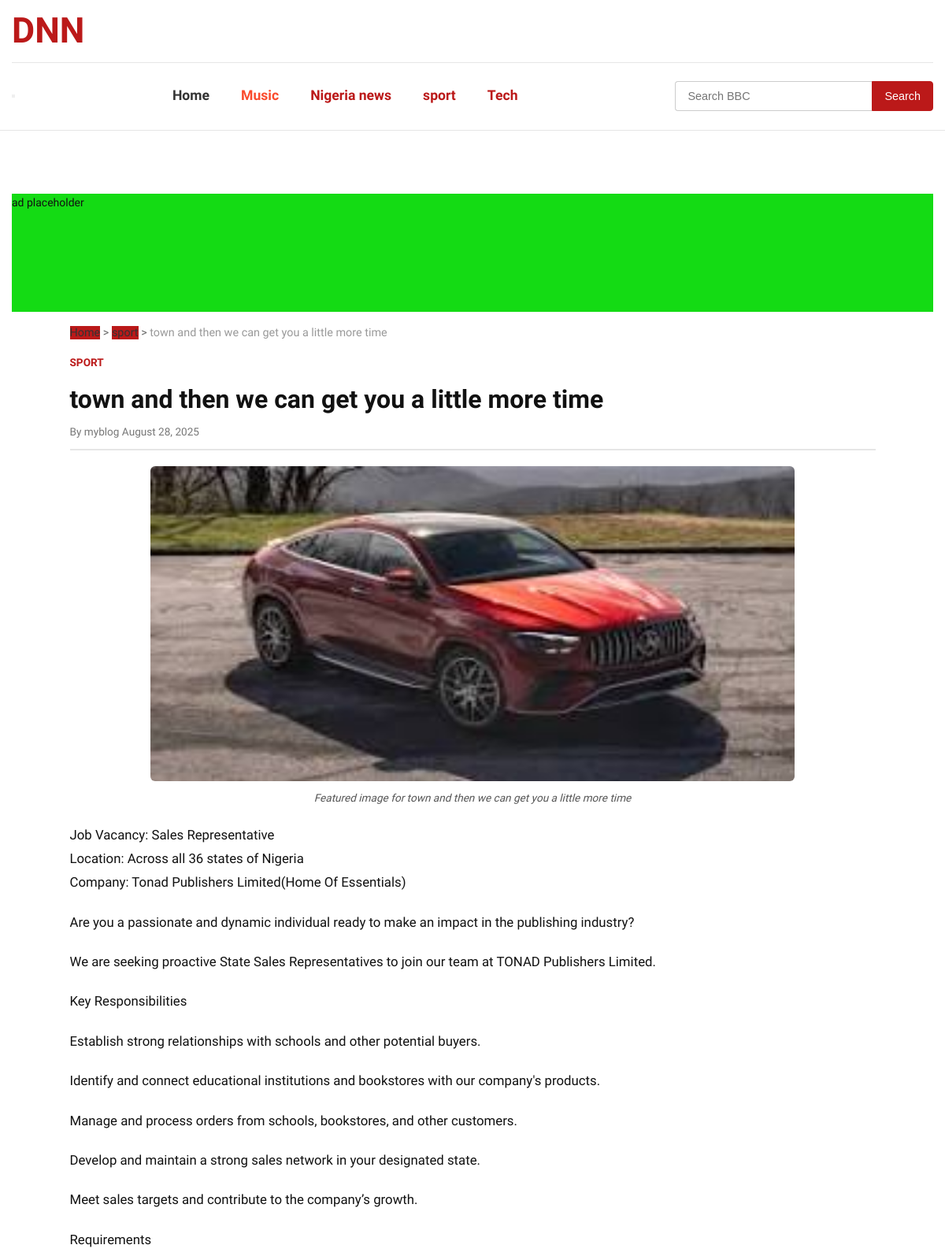
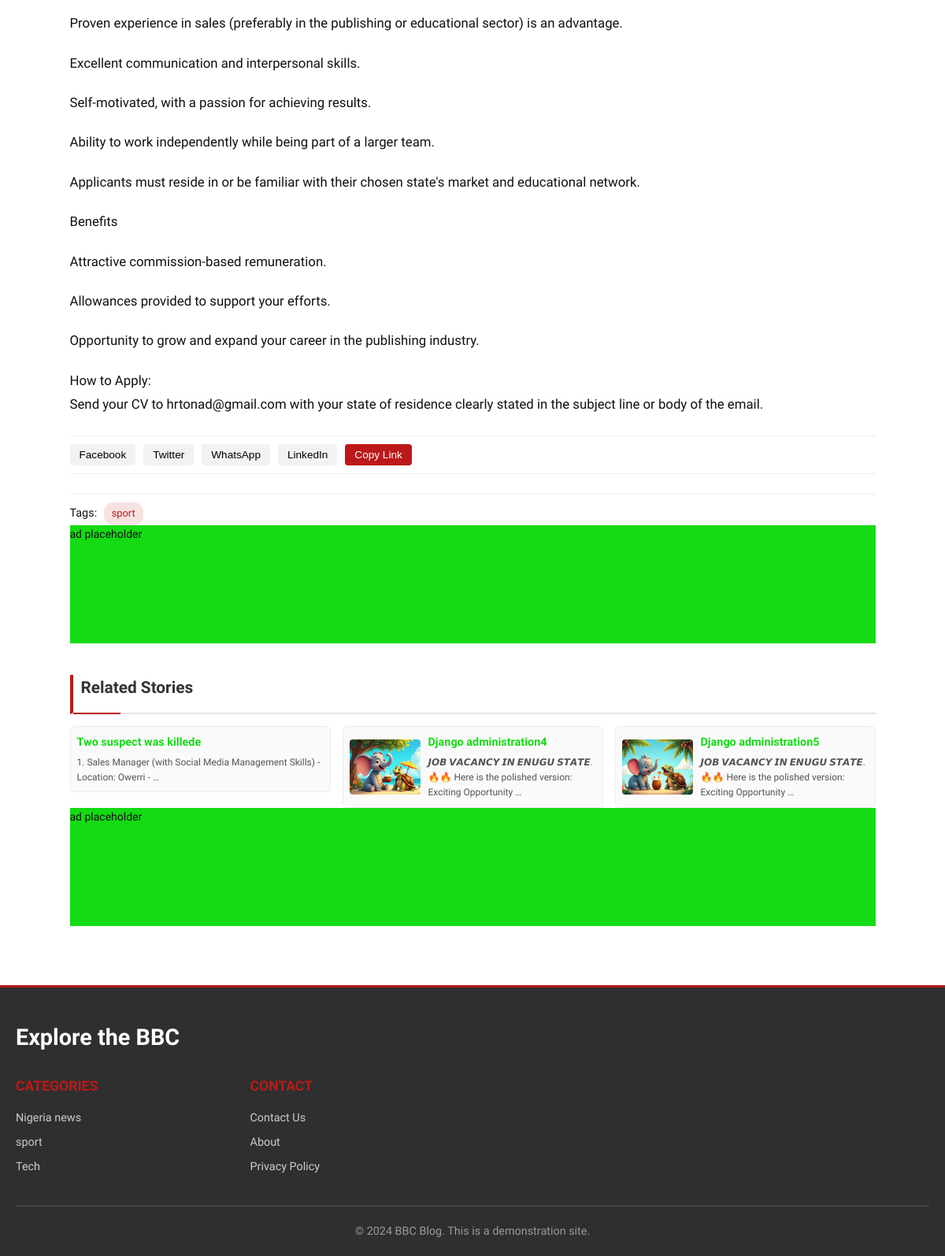
/town-and-then-we-can-get-you-a-little-more-time/, run on the app's committed database (2 pictures, top to bottom).
### news/models.py (models this page shows, shortened)
class Category(MPTTModel):
    name = models.CharField(max_length=100)
    slug = models.SlugField(unique=True)
    parent = TreeForeignKey('self', on_delete=models.CASCADE, null=True, blank=True, related_name='children')
    color = models.CharField(max_length=7, default='#bb1919', help_text="Hex color code for category (e.g., #bb1919 for News)")
    order = models.PositiveIntegerField(default=0)
    is_main_nav = models.BooleanField(default=False, help_text="Display this category in the main navigation")
    class MPTTMeta:
        order_insertion_by = ['order', 'name']
    class Meta:
        verbose_name_plural = "Categories"

class Post(models.Model):
    title = models.CharField(max_length=200)
    slug = models.SlugField(unique=True)
    content = models.TextField()
    excerpt = models.TextField(max_length=300, blank=True)
    author = models.ForeignKey(User, on_delete=models.CASCADE)
    category = models.ForeignKey(Category, on_delete=models.CASCADE)
    image = models.ImageField(upload_to='posts/', blank=True, null=True)
    created_date = models.DateTimeField(default=timezone.now)
    published_date = models.DateTimeField(blank=True, null=True)
    is_published = models.BooleanField(default=False)
    is_featured = models.BooleanField(default=False)
    is_trending = models.BooleanField(default=False)

### news/views.py (the view)
# urls.py: path('<slug:slug>/', views.PostDetailView.as_view(), name='post_detail'),  # catch-all LAST
class PostDetailView(DetailView):
    model = Post
    template_name = 'blog/post_detail.html'
    context_object_name = 'post'
    def get_queryset(self):
        return Post.objects.filter(is_published=True)
    def get_context_data(self, **kwargs):
        context = super().get_context_data(**kwargs)
        context['related_posts'] = Post.objects.filter(
            category=self.object.category,
            is_published=True
        ).exclude(id=self.object.id)[:6]
        context['main_categories'] = Category.objects.filter(is_main_nav=True, parent__isnull=True)
        return context

### news/templates/blog/post_detail.html (shortened to what this page needs)
{% extends 'blog/base.html' %}
{% load static %}
{% block content %}
            <div style="height: 150px; width: 100%; background-color: #14db14;"> ad placeholder</div>
<div class="bbc-container">
    <nav class="breadcrumb">
        <a href="{% url 'home' %}" style="background-color: #bb1919;">Home</a> >
        <a href="{% url 'category_posts' post.category.slug %}"style="background-color: #bb1919;">{{ post.category.name }}</a> >
        <span>{{ post.title }}</span>
    </nav>
    <article class="article-detail">
        <header class="article-header">
            <span class="article-category" style="color: {{ post.category.color }};">
                {{ post.category.name }}
            </span>
            <h1 class="article-title">{{ post.title }}</h1>
            <div class="article-meta">
                <span class="article-author">By {{ post.author.get_full_name|default:post.author.username }}</span>
                <span class="article-date">{{ post.published_date|date:"F d, Y" }}</span>
            </div>
        </header>
        {% if post.image %}
        <div class="article-image">
            <img src="{{ post.image.url }}" alt="{{ post.title }}">
            <p class="image-caption">Featured image for {{ post.title }}</p>
        </div>
        {% endif %}
        <div class="article-content">
            {{ post.content|linebreaks }}
        </div>
        <div class="share-bar">
            <button onclick="shareOnFacebook()">Facebook</button>
            <button onclick="shareOnTwitter()">Twitter</button>
            <button onclick="shareOnWhatsApp()">WhatsApp</button>
            <button onclick="shareOnLinkedIn()">LinkedIn</button>
            <button class="copy" onclick="copyLink()">Copy Link</button>
        </div>
        <footer class="article-footer">
            <div class="article-tags">
                <span>Tags: </span>
                <span class="tag" style="background-color: {{ post.category.color }}20; color: {{ post.category.color }};">
                    {{ post.category.name }}
                </span>
            </div>
        </footer>
    </article>
                <div style="height: 150px; width: 100%; background-color: #14db14;"> ad placeholder</div>
    {% if related_posts %}
    <section class="related-posts">
        <h2 class="section-title">Related Stories</h2>
        <div class="related-grid">
            {% for related_post in related_posts %}
            <a href="{% url 'post_detail' related_post.slug %}" style="text-decoration: none;">
            <div class="related-item">
                {% if related_post.image %}
                <img src="{{ related_post.image.url }}" alt="{{ related_post.title }}" class="related-image">
                {% endif %}
                <div class="related-content">
                    <h3 style="color:  #14db14;">{{ related_post.title }}</h3>
                    <p>{{ related_post.excerpt|truncatewords:12 }}</p>
                </div>
            </div>
            </a>
            {% endfor %}
        </div>
    </section>
    {% endif %}
                <div style="height: 150px; width: 100%; background-color: #14db14;"> ad placeholder</div>
</div>
{% endblock %}

### news/templates/blog/base.html (shortened to what this page needs)
<!DOCTYPE html>
{% load static %}
<html lang="en">
<head>
    <link rel="stylesheet" href="{% static 'news/css/bbc-style.css' %}">
</head>
<body>
    <header class="bbc-header">
        <div class="header-container">
            <div class="header-top">
                <div class="bbc-logo">
                    <span class="logo-text">DNN</span>
                </div>
            </div>
            <nav class="bbc-nav" id="mainNav" >
                <button class="close-menu" aria-label="Close menu"></button>
                <ul class="nav-list">
                    <li class="nav-item"><a href="{% url 'home' %}" class="nav-link">Home</a></li>
                    <li class="nav-item"><a href="{% url 'music_list' %}" class="nav-link" style="color: #fa4b2d;">Music</a></li>
                    {% for category in main_categories %}
                    <li class="nav-item">
                        <a href="{% url 'category_posts' category.slug %}" class="nav-link" style="color: {{ category.color }};">
                            {{ category.name }}
                        </a>
                    </li>
                    {% endfor %}
                </ul>
                <div class="nav-search">
                    <form action="{% url 'search_posts' %}" method="get" class="search-form">
                        <input type="text" name="q" placeholder="Search BBC" class="search-input">
                        <button type="submit" class="search-button">Search</button>
                    </form>
                </div>
            </nav>
        </div>
    </header>
    <main class="main-content">
        {% block content %}
        {% endblock %}
    </main>
    <footer class="bbc-footer">
        <div class="footer-container">
            <h3>Explore the BBC</h3>
            <div class="footer-links">
                <div class="footer-column">
                    <h4>Categories</h4>
                    <ul>
                        {% for category in main_categories %}
                        <li><a href="{% url 'category_posts' category.slug %}">{{ category.name }}</a></li>
                        {% endfor %}
                    </ul>
                </div>
                <div class="footer-column">
                    <h4>Contact</h4>
                    <ul>
                        <li><a href="{% url 'contact' %}">Contact Us</a></li>
                        <li><a href="{% url 'about' %}">About</a></li>
                        <li><a href="{% url 'privacy' %}">Privacy Policy</a></li>
                    </ul>
                </div>
            </div>
            <div class="footer-bottom">
                <p>© 2024 BBC Blog. This is a demonstration site.</p>
            </div>
        </div>
    </footer>
</body>
</html>

### static/news/css/bbc-style.css (style rules this page uses)
:root { --bbc-red: #bb1919; --bbc-dark-red: #8a1010; --bbc-yellow: #ffd230; --bbc-blue: #0887c5; --bbc-green: #149c7d; --bbc-purple: #81007f; --bbc-pink: #e91878; --bbc-orange: #fa4b2d; --bbc-gray: #f6f6f6; --bbc-dark-gray: #2f2f2f; --bbc-border: #e6e6e6; --bbc-text: #333; --bbc-text-light: #666; }
* { margin: 0; padding: 0; box-sizing: border-box; }
body { font-family: "Georgia", "Times New Roman", serif; line-height: 1.5; color: var(--bbc-text); background-color: var(--bbc-gray); font-size: 14px; }
.bbc-header { background: #fff; border-bottom: 1px solid var(--bbc-border); position: relative; width: 100%; }
.header-container { max-width: 1280px; margin: 0 auto; padding: 0 15px; }
.header-top { display: flex; justify-content: space-between; align-items: center; padding: 12px 0; border-bottom: 1px solid var(--bbc-border); }
.bbc-logo { font-size: 2.8rem; font-weight: bold; line-height: 1; }
.logo-text { color: var(--bbc-red); font-family: 'Georgia', serif; font-weight: bold; display: inline-block; padding: 5px 0; }
.bbc-nav { display: flex; justify-content: space-between; align-items: center; padding: 12px 0; width: 100%; }
.nav-list { display: flex; list-style: none; gap: 0; margin: 0; padding: 0; flex-wrap: wrap; }
.nav-item { position: relative; margin: 0; }
.nav-link { text-decoration: none; font-weight: 600; font-size: 1.1rem; color: var(--bbc-text); padding: 15px 20px; display: block; transition: color 0.3s ease; border-bottom: 3px solid transparent; }
.nav-search { display: flex; align-items: center; }
.search-form { display: flex; gap: 0; }
.search-input { padding: 10px 15px; border: 1px solid #ccc; border-right: none; border-radius: 4px 0 0 4px; font-size: 0.9rem; width: 250px; }
.search-button { padding: 10px 15px; background: var(--bbc-red); color: white; border: 1px solid var(--bbc-red); border-radius: 0 4px 4px 0; cursor: pointer; font-size: 0.9rem; }
.main-content { max-width: 1280px; margin: 20px auto; padding: 0 15px; margin-top: 80px; }
.bbc-container { background: #fff; padding: 0; }
.section-title { font-size: 2rem; color: var(--bbc-text); margin-bottom: 25px; padding-bottom: 15px; border-bottom: 2px solid var(--bbc-border); font-family: 'Georgia', serif; font-weight: bold; position: relative; }
.section-title::after { content: ''; position: absolute; bottom: -2px; left: 0; width: 60px; height: 2px; background: var(--bbc-red); }
.bbc-footer { background: var(--bbc-dark-gray); color: #fff; padding: 40px 0 20px; margin-top: 60px; border-top: 3px solid var(--bbc-red); }
.footer-container { max-width: 1280px; margin: 0 auto; padding: 0 20px; }
.footer-container h3 { color: #fff; margin-bottom: 25px; font-size: 1.8rem; font-family: 'Georgia', serif; }
.footer-links { display: grid; grid-template-columns: repeat(4, 1fr); gap: 30px; margin-bottom: 30px; }
.footer-column h4 { color: var(--bbc-red); margin-bottom: 15px; font-size: 1.1rem; text-transform: uppercase; font-weight: 600; }
.footer-column ul { list-style: none; }
.footer-column ul li { margin-bottom: 8px; }
.footer-column ul li a { color: #ccc; text-decoration: none; transition: color 0.3s ease; font-size: 0.9rem; }
.footer-bottom { border-top: 1px solid #555; padding-top: 20px; text-align: center; color: #999; font-size: 0.9rem; }
@media (min-width: 1200px) { .header-container, .main-content, .footer-container { max-width: 1280px; } }

### data on the page
Category: name "Nigeria news"
Category: name "sport"
Category: name "Tech"
Post: category.name "sport", title "town and then we can get you a little more time", category.name "SPORT", author.get_full_name "myblog", published_date "August 28, 2025", image (picture), content "Job Vacancy: Sales Representative Location: Across all 36 states of Nigeria Company: Tonad Publishers Limited(Home Of Essentials) Are you a passionate and dynamic individual ready to make an impact in the publishing industry? We are seeking proactive State Sales Representatives to join our team at TONAD Publishers Limited. Key Responsibilities Establish strong relationships with schools and other potential buyers. Identify and connect educational institutions and bookstores with our company's products. Manage and process orders from schools, bookstores, and other customers. Develop and maintain a strong sales network in your designated state. Meet sales targets and contribute to the…"
Post: title "Two suspect was killede", excerpt "1. Sales Manager (with Social Media Management Skills) - Location: Owerri - …"
Post: image (picture), title "Django administration4", excerpt "𝙅𝙊𝘽 𝙑𝘼𝘾𝘼𝙉𝘾𝙔 𝙄𝙉 𝙀𝙉𝙐𝙂𝙐 𝙎𝙏𝘼𝙏𝙀.🔥🔥 Here is the polished version: Exciting Opportunity …"
Post: image (picture), title "Django administration5", excerpt "𝙅𝙊𝘽 𝙑𝘼𝘾𝘼𝙉𝘾𝙔 𝙄𝙉 𝙀𝙉𝙐𝙂𝙐 𝙎𝙏𝘼𝙏𝙀.🔥🔥 Here is the polished version: Exciting Opportunity …"
